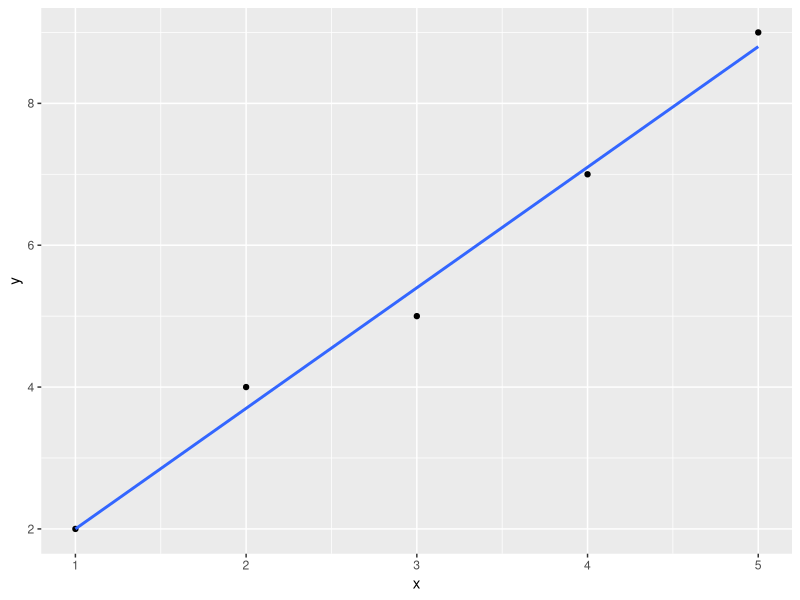
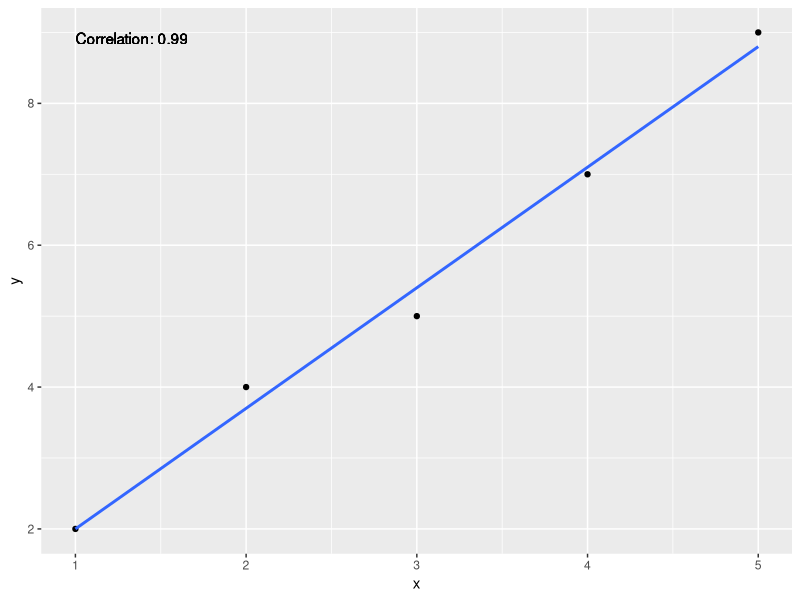

Write R code to recreate these figures, in order. (Note: this script raises an error after producing the figures.)

library(ggplot2)

# Example data
data <- data.frame(x = c(1, 2, 3, 4, 5),
                   y = c(2, 4, 5, 7, 9))

# Create a scatter plot with a trend line
ggplot(data, aes(x, y)) +
  geom_point() +                        # Add points
  geom_smooth(method = "lm", se = FALSE) # Add trend line using linear regression

correlation <- cor(data$x, data$y)

# Create the plot with correlation coefficient annotation
ggplot(data, aes(x, y)) +
  geom_point() +
  geom_smooth(method = "lm", se = FALSE) +
  geom_text(x = 1, y = max(data$y), label = paste("Correlation:", round(cor(data$x, data$y), 2)), hjust = 0, vjust = 1)


hist(airbnb_nyc$price)


library(ggplot2)
ggplot(airbnb_nyc, aes(x=neighbourhood_group_cleansed,y=price)) +
  geom_point()+
  facet_wrap(vars(airbnb_nyc$neighbourhood_group_cleansed), scales='free')+
  labs(
    x = "NYC Neighbourhood",
    y = "Listing Price",
    title = "Relationship Between Listing Price and NYC Neighbourhood"
  )+
  theme(legend.position = "none",
        strip.background = element_rect(colour="#F6BE00",
                                        fill="#0a5796"),
        strip.text.x = element_text(colour = "white", face = "bold"))

means_neighbourhoodprice <- aggregate(price ~  neighbourhood_group_cleansed, airbnb_nyc, mean)


ggplot(airbnb_nyc, aes(x=neighbourhood_group_cleansed,y=price)) +
  geom_boxplot(fill = "white", colour = "#0a5796",
               outlier.colour = "#F6BE00", outlier.shape = 1)+
  coord_flip()+
  labs(
    x = "NYC Neighbourhood",
    y = "Listing Price",
    title = "Relationship Between NYC Neighbourhood and Listing Price"
  )+
  theme_minimal()+
  stat_summary(fun=mean, colour="#F6BE00", geom="point", 
               shape=18, size=3, show.legend=FALSE) +
  geom_text(data = means_neighbourhoodprice, aes(label = round(price,2), y = price+10 ,vjust=-0.7), colour="#0a5796")



Custom_br_labels <- c('0'='Studio',
                      '1'='1 Bedroom',
                      '2'='2 Bedrooms',
                      '3'='3 Bedrooms',
                      '4'='4 Bedrooms',
                      '5'='5 Bedrooms',
                      '6'='6 Bedrooms',
                      '7'='7 Bedrooms',
                      '8'='8 Bedrooms',
                      '9'='9 Bedrooms')

ggplot(airbnb_nyc, aes(x=factor(bedrooms),y=price)) +
  geom_point()+
  facet_wrap(vars(bedrooms), labeller = as_labeller(Custom_br_labels), scales='free')+
  labs(
    x = "Number of Bedrooms",
    y = "Listing Price",
    title = "Relationship Between Listing Price and Number of Bedrooms"
  )+
  theme(legend.position = "none",
        strip.background = element_rect(colour="#F6BE00",
                                        fill="#0a5796"),
        strip.text.x = element_text(colour = "white", face = "bold"))



means_bedroomsprice <- aggregate(price ~  bedrooms, airbnb_nyc, mean)

ggplot(airbnb_nyc, aes(x=factor(bedrooms),y=price)) +
  geom_boxplot(fill = "white", colour = "#0a5796",
               outlier.colour = "#F6BE00", outlier.shape = 1)+
  coord_flip()+
  labs(
    x = "Number of Bedrooms",
    y = "Listing Price",
    title = "Relationship Between the Number of Bedrooms and the Listing Price"
  )+
  theme_minimal()+
  stat_summary(fun=mean, colour="#F6BE00", geom="point", 
               shape=18, size=3, show.legend=FALSE) +
  geom_text(data = means_bedroomsprice, aes(label = round(price,2), y = price ,vjust=-0.6), colour="#0a5796")



ggplot(airbnb_nyc, aes(x=price)) + 
  geom_histogram(binwidth=39,fill = "#0a5796", colour = "#F6BE00")+
  labs(
    x = "Price",
    y = "Number of Listings",
    title = paste("Airbnb NYC Prices Histogram")
  )+
  theme_minimal()

#1 by one borough 
neighbourhood_listing <- sort(unique(airbnb_nyc$neighbourhood_group_cleansed), decreasing=FALSE)
neighbourhood_listing[1]
length(neighbourhood_listing)
for(i in 1:length(neighbourhood_listing) ){
  current_neighbourhood <- neighbourhood_listing[i]
  current_neighbourhood_airbnb <- airbnb_nyc|>
                                  filter(neighbourhood_group_cleansed == current_neighbourhood)
  
  ggplot(current_neighbourhood_airbnb, aes(x=price)) + 
    geom_histogram(binwidth=39,fill = "#0a5796", colour = "#F6BE00")+
    labs(
      x = "Price",
      y = "Number of Listings",
      title = paste("Airbnb NYC (",current_neighbourhood,") Prices Histogram")
    )+
    theme_minimal()
  
}


ggplot(airbnb_nyc, aes(x=neighbourhood_group_cleansed,fill=neighbourhood_group_cleansed)) + 
  geom_bar(alpha=0.9, colour="#F6BE00")+
  labs(
    x = "Neighbourhood",
    y = "Count",
    title = paste("Airbnb NYC Listing Location")
  )+
  theme_minimal()+
  scale_fill_manual('Neighbourhood', values=c('#094e87','#073c69','#06345a','#084578','#0a5796'))




Custom_br_labels <- c('0'='Studio',
                      '1'='1 Bedroom',
                      '2'='2 Bedrooms',
                      '3'='3 Bedrooms',
                      '4'='4 Bedrooms',
                      '5'='5 Bedrooms',
                      '6'='6 Bedrooms',
                      '7'='7 Bedrooms',
                      '8'='8 Bedrooms',
                      '9'='9 Bedrooms')

ggplot(airbnb_nyc, aes(x=factor(bedrooms))) + 
  geom_bar(fill = "#0a5796", colour = "#F6BE00")+
  labs(
    x = "Bedrooms",
    y = "Count",
    title = paste("Airbnb NYC Listing - Bedrooms")
  )+
  theme_minimal()

#labeller = as_labeller(Custom_br_labels)


